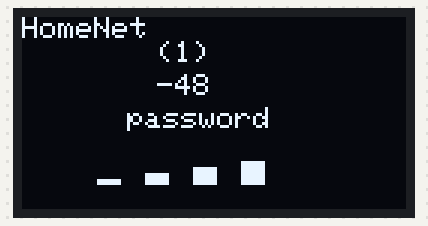
This sketch was run on a simulated ESP8266 (NodeMCU). Parts: 128×64 one-colour display. A WiFi scan finds three made-up networks.

Above: at 4.1 s.
At 6.1 s:
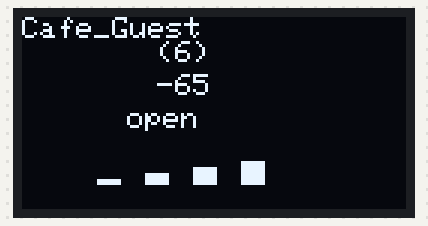
At 8.2 s:
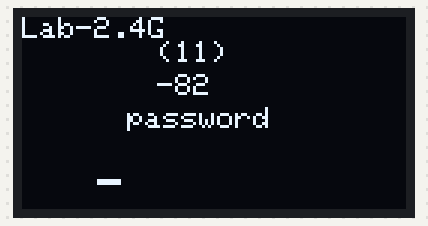

Measured:
- by itself, everything shown: repeats every 9.1 s, in 3 steps
- what the display in image 0 shows lasts 2.0 s, from 4.1 s to 6.1 s
- what the display in image 2 shows lasts 5.0 s, from 8.1 s to 13.1 s

The sketch:

OLED_WiFi_Scanner.ino
```cpp
#include <SPI.h>
#include <Wire.h>
#include <Adafruit_GFX.h>
#include <Adafruit_SSD1306.h>

#include "ESP8266WiFi.h"

#define OLED_RESET D5

Adafruit_SSD1306 display(OLED_RESET);

#if (SSD1306_LCDHEIGHT != 64)
#error("Height incorrect, please fix Adafruit_SSD1306.h!");
#endif

void setup()   {
  WiFi.mode(WIFI_STA);
  WiFi.disconnect();
  display.begin(SSD1306_SWITCHCAPVCC, 0x3C);
  display.clearDisplay();
  display.setTextColor(WHITE);
  delay(2000);
   display.setTextSize(1);

}

void loop() {


  int n = WiFi.scanNetworks();
  if (n == 0)
  {
    // here will go stuff when there is no WIFI networks
  }
  else
  {
    for (int i = 0; i < n; ++i) {
      display.clearDisplay();
      display.setCursor(0, 0);
      display.println(WiFi.SSID(i));
      display.setCursor(45, 8);
      display.println("("+String(WiFi.channel(i))+")");;
      display.setCursor(45, 19);
      display.println(String(WiFi.RSSI(i)));
      display.setCursor(35, 30);
      display.println((WiFi.encryptionType(i) == ENC_TYPE_NONE) ? "open" : "password");

      signalBar(25,35,WiFi.RSSI(i));   // signalBar(x,y, RSSI data);

      display.display();
      delay(2000);

    }
  }

  delay(1000);
}

// THIS PART WILL CREATE WIFI SIGNAL BARS;

void loadingBar(int x, int y, int data)
{
  for(int i=0;i<data;i++)
  {
  display.drawPixel(x+i, y, WHITE);
  display.drawPixel(x+i, y+1, WHITE);
  display.drawPixel(x+i, y+2, WHITE);
  }
}

void signalBar(int x, int y, int data)
{
  if(abs(data)<=90)
  {
  for(int i = 0;i<8;i++)
  {
    display.drawPixel(x+i, y+20, WHITE);
    display.drawPixel(x+i, y+19, WHITE);
  }
  }

  if(abs(data)<=80)
  {
  for(int i = 0;i<8;i++)
  {
    display.drawPixel(x+i+16, y+20, WHITE);
    display.drawPixel(x+i+16, y+19, WHITE);
    display.drawPixel(x+i+16, y+18, WHITE);
    display.drawPixel(x+i+16, y+17, WHITE);
  }
  }

  if(abs(data)<=70)
  {
    for(int i = 0;i<8;i++)
  {
      display.drawPixel(x+i+32, y+20, WHITE);
    display.drawPixel(x+i+32, y+19, WHITE);
    display.drawPixel(x+i+32, y+18, WHITE);
    display.drawPixel(x+i+32, y+17, WHITE);
    display.drawPixel(x+i+32, y+16, WHITE);
    display.drawPixel(x+i+32, y+15, WHITE);
   }
  }

  if(abs(data)<=67)
   {
   for(int i = 0;i<8;i++)
   {
    display.drawPixel(x+i+48, y+20, WHITE);
    display.drawPixel(x+i+48, y+19, WHITE);
    display.drawPixel(x+i+48, y+18, WHITE);
    display.drawPixel(x+i+48, y+17, WHITE);
    display.drawPixel(x+i+48, y+16, WHITE);
    display.drawPixel(x+i+48, y+15, WHITE);
    display.drawPixel(x+i+48, y+14, WHITE);
    display.drawPixel(x+i+48, y+13, WHITE);
    }
   }
  if(abs(data) <=30)
   {
     for(int i = 0;i<8;i++)
     {
       display.drawPixel(x+i+64, y+20, WHITE);
       display.drawPixel(x+i+64, y+19, WHITE);
      display.drawPixel(x+i+64, y+18, WHITE);
      display.drawPixel(x+i+64, y+17, WHITE);
      display.drawPixel(x+i+64, y+16, WHITE);
      display.drawPixel(x+i+64, y+15, WHITE);
      display.drawPixel(x+i+64, y+14, WHITE);
      display.drawPixel(x+i+64, y+13, WHITE);
      display.drawPixel(x+i+64, y+12, WHITE);
      display.drawPixel(x+i+64, y+11, WHITE);
       }
    }
}
```
